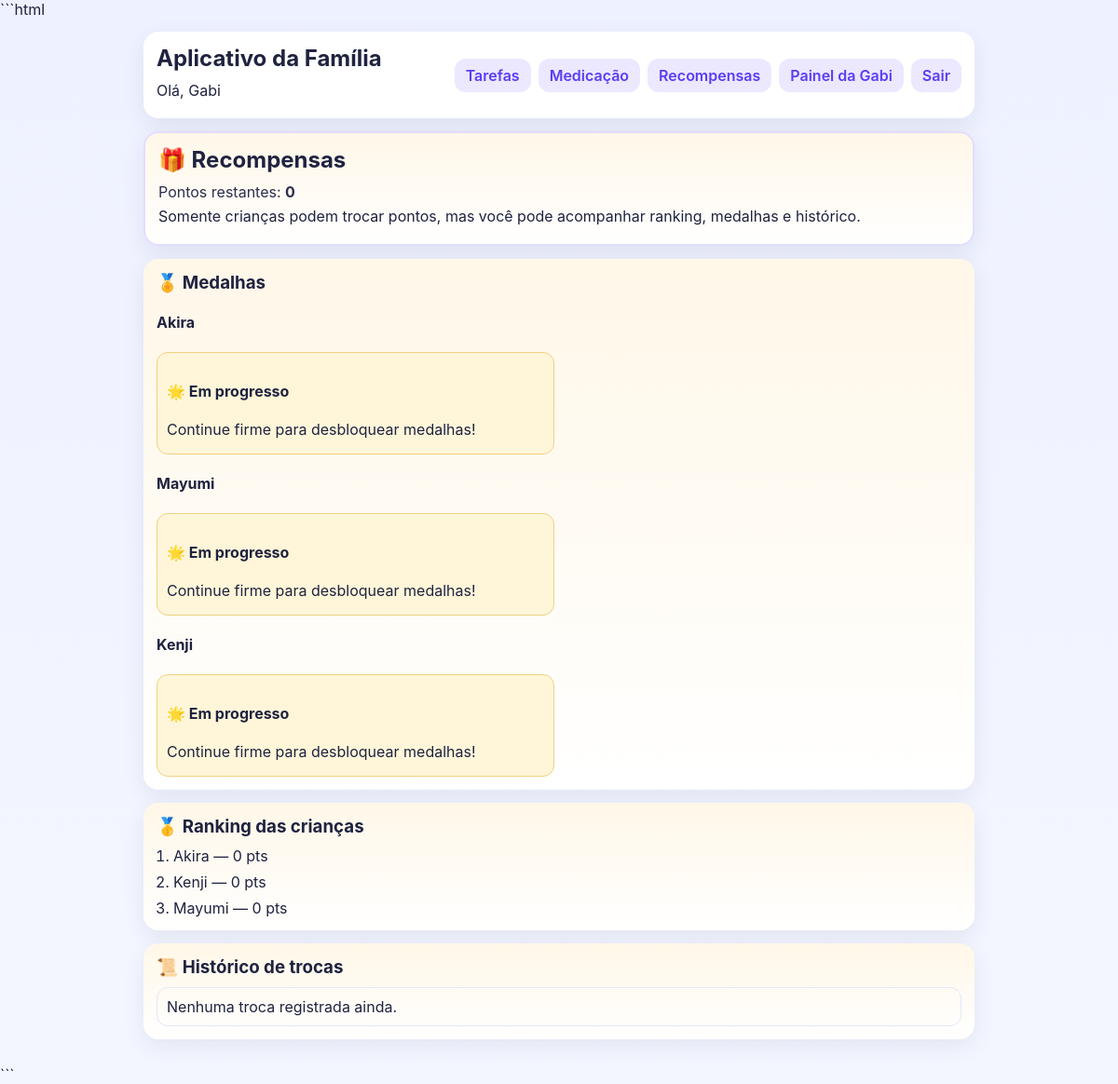
The app's page /recompensas (signed in) with its own data.
### tables this page shows
CREATE TABLE usuarios (
            id INTEGER PRIMARY KEY AUTOINCREMENT,
            nome TEXT UNIQUE,
            senha TEXT,
            pontuacao INTEGER DEFAULT 0
        );

### app.py (the view, shortened to what this page needs)
@app.route("/recompensas", methods=["GET", "POST"])
@login_obrigatorio
def recompensas():
    usuario = usuario_logado()
    mensagem = None
    erro = None
    conn = conectar()
    cur = conn.cursor()
    cur.execute("SELECT nome, pontuacao FROM usuarios WHERE nome IN (?, ?, ?) ORDER BY pontuacao DESC, nome ASC", tuple(CRIANCAS))
    ranking = cur.fetchall()
    medalhas = []
    medalhas_por_crianca = {}
    if eh_crianca(usuario):
        medalhas = obter_medalhas_crianca(cur, usuario)
        cur.execute("SELECT * FROM trocas_recompensas WHERE usuario = ? ORDER BY id DESC", (usuario,))
    elif eh_admin():
        for nome in CRIANCAS:
            medalhas_por_crianca[nome] = obter_medalhas_crianca(cur, nome)
        cur.execute("SELECT * FROM trocas_recompensas ORDER BY id DESC")
    else:
        cur.execute("SELECT * FROM trocas_recompensas WHERE 1=0")
    historico = cur.fetchall()
    pontos_restantes = obter_pontuacao_usuario(usuario)
    conn.close()
    return render_template(
        "recompensas.html",
        recompensas=RECOMPENSAS,
        ranking=ranking,
        mensagem=mensagem,
        erro=erro,
        historico=historico,
        pontos_restantes=pontos_restantes,
        medalhas=medalhas,
        medalhas_por_crianca=medalhas_por_crianca,
        eh_crianca=eh_crianca(usuario),
        eh_admin=eh_admin(),
    )

### app.py (called while the page is built)
def conectar():
    conn = sqlite3.connect("familia.db")
    conn.row_factory = sqlite3.Row
    return conn

def usuario_logado():
    return session.get("usuario")

def eh_admin():
    return usuario_logado() == USUARIO_ADMIN

def eh_crianca(nome):
    return nome in CRIANCAS

def login_obrigatorio(func):
    @wraps(func)
    def wrapper(*args, **kwargs):
        if not usuario_logado():
            return redirect(url_for("login"))
        return func(*args, **kwargs)
    return wrapper

def hoje_sigla():
    return DIAS_SEMANA[datetime.now().weekday()]

def hoje_data_iso():
    return datetime.now().strftime("%Y-%m-%d")

def obter_pontuacao_usuario(nome):
    conn = conectar()
    cur = conn.cursor()
    cur.execute("SELECT pontuacao FROM usuarios WHERE nome = ?", (nome,))
    row = cur.fetchone()
    conn.close()
    return row["pontuacao"] if row else 0

def calcular_sequencia_tarefas(cur, usuario):
    cur.execute(
        "SELECT DISTINCT data_evento FROM eventos_habitos WHERE usuario = ? AND tipo = 'tarefa' ORDER BY data_evento DESC",
        (usuario,),
    )
    datas = {row["data_evento"] for row in cur.fetchall()}
    sequencia = 0
    dia = datetime.now().date()
    while dia.strftime("%Y-%m-%d") in datas:
        sequencia += 1
        dia = dia - timedelta(days=1)
    return sequencia

def tomou_remedio_corretamente_hoje(cur, usuario):
    dia_atual = hoje_sigla()
    hoje_iso = hoje_data_iso()
    cur.execute("SELECT * FROM medicacoes WHERE usuario = ?", (usuario,))
    meds = [m for m in cur.fetchall() if agendado_hoje(m["recorrencia"], m["dias_semana"], dia_atual)]
    if not meds:
        return False
    return all((m["ultima_tomada_data"] or "") == hoje_iso for m in meds)

def obter_medalhas_crianca(cur, usuario):
    medalhas = []
    sequencia = calcular_sequencia_tarefas(cur, usuario)
    if sequencia >= 7:
        medalhas.append({"nome": "🔥 Herói da Rotina", "descricao": "7 dias seguidos de tarefas concluídas!"})
    if tomou_remedio_corretamente_hoje(cur, usuario):
        medalhas.append({"nome": "💊 Mestre do Remédio", "descricao": "Tomou os remédios certinhos hoje!"})
    if not medalhas:
        medalhas.append({"nome": "🌟 Em progresso", "descricao": "Continue firme para desbloquear medalhas!"})
    return medalhas

@app.context_processor
def variaveis_globais():
    return {"usuario_logado": usuario_logado(), "eh_admin": eh_admin(), "eh_crianca": eh_crianca(usuario_logado() or "")}

### templates/recompensas.html (shortened to what this page needs)
{% extends "base.html" %}
{% block content %}
<section class="card destaque infantil">
    <h2>🎁 Recompensas</h2>
    <p class="pontos">Pontos restantes: <strong>{{ pontos_restantes }}</strong></p>
    {% if eh_crianca %}
    <div class="recompensas-grid">
        {% for chave, premio in recompensas.items() %}
        <form method="post" class="card premio-card">
            <h3>{{ premio['nome'] }}</h3>
            <p><strong>{{ premio['pontos'] }} pontos</strong></p>
            <input type="hidden" name="premio" value="{{ chave }}">
            <button type="submit">Trocar pontos</button>
        </form>
        {% endfor %}
    </div>
    {% else %}
    <p>Somente crianças podem trocar pontos, mas você pode acompanhar ranking, medalhas e histórico.</p>
    {% endif %}
</section>
<section class="card infantil">
    <h3>🏅 Medalhas</h3>
    {% if eh_admin %}
        {% for nome, medalhas_da_crianca in medalhas_por_crianca.items() %}
        <h4>{{ nome }}</h4>
        <div class="medalhas-grid">
            {% for medalha in medalhas_da_crianca %}
            <article class="medalha">
                <h4>{{ medalha['nome'] }}</h4>
                <p>{{ medalha['descricao'] }}</p>
            </article>
            {% endfor %}
        </div>
        {% endfor %}
    {% endif %}
</section>
<section class="card infantil">
    <h3>🥇 Ranking das crianças</h3>
    <ol class="ranking">
        {% for crianca in ranking %}
        <li>{{ crianca['nome'] }} — {{ crianca['pontuacao'] }} pts</li>
        {% endfor %}
    </ol>
</section>
<section class="card infantil">
    <h3>📜 Histórico de trocas</h3>
    <ul class="listagem compacta">
        {% for troca in historico %}
        <li>{{ troca['data_troca'] }} • {{ troca['usuario'] }} • {{ troca['recompensa'] }} (-{{ troca['pontos_gastos'] }} pts)</li>
        {% else %}
        <li>Nenhuma troca registrada ainda.</li>
        {% endfor %}
    </ul>
</section>
{% endblock %}

### templates/base.html (shortened to what this page needs)
<!DOCTYPE html>
<html lang="pt-BR">
<head>
    <link rel="stylesheet" href="{{ url_for('static', filename='styles.css') }}">
</head>
<body>
    <div class="app-shell">
        <nav class="topbar">
            <div>
                <h1>Aplicativo da Família</h1>
                {% if usuario_logado %}
                <p>Olá, {{ usuario_logado }}</p>
                {% endif %}
            </div>
            {% if usuario_logado %}
            <div class="menu">
                <a href="{{ url_for('tarefas') }}">Tarefas</a>
                <a href="{{ url_for('medicacao') }}">Medicação</a>
                <a href="{{ url_for('recompensas') }}">Recompensas</a>
                {% if eh_admin %}
                <a href="{{ url_for('painel_gabi') }}">Painel da Gabi</a>
                {% endif %}
                <a href="{{ url_for('logout') }}">Sair</a>
            </div>
            {% endif %}
        </nav>
        <main>
            {% block content %}{% endblock %}
        </main>
    </div>
</body>
</html>

### static/styles.css (style rules this page uses)
:root { --bg: #f4f6ff; --card: #ffffff; --text: #1f2340; --muted: #61679a; --brand: #5b3df5; --ok: #1f9d5b; --danger: #d23f57; }
* { box-sizing: border-box; }
body { margin: 0; font-family: Inter, system-ui, -apple-system, Segoe UI, Roboto, Arial, sans-serif; background: linear-gradient(180deg, #eef1ff 0%, var(--bg) 100%); color: var(--text); }
.app-shell { width: min(100%, 920px); margin: 0 auto; padding: 14px; }
.topbar { background: var(--card); border-radius: 16px; padding: 14px; margin-bottom: 14px; display: flex; justify-content: space-between; gap: 10px; flex-wrap: wrap; box-shadow: 0 8px 24px rgba(24, 32, 71, 0.08); }
h1, h2, h3 { margin: 0 0 10px; }
p { margin: 6px 0; }
.menu { display: flex; gap: 8px; flex-wrap: wrap; align-items: center; }
.menu a { text-decoration: none; color: var(--brand); font-weight: 600; background: #ebe8ff; border-radius: 12px; padding: 8px 12px; }
.card { background: var(--card); border-radius: 16px; padding: 14px; margin-bottom: 14px; box-shadow: 0 8px 24px rgba(24, 32, 71, 0.08); }
.destaque { border: 2px solid #e3ddff; }
.listagem { list-style: none; padding: 0; margin: 0; display: grid; gap: 10px; }
.listagem li { border: 1px solid #e4e7fa; border-radius: 12px; padding: 10px; display: flex; justify-content: space-between; align-items: center; gap: 8px; }
.listagem.compacta li { display: block; }
.ranking { margin: 0; padding-left: 18px; display: grid; gap: 8px; }
.pontos { font-size: 1rem; color: #2c2f4f; }
.infantil { background: linear-gradient(180deg, #fff7e8 0%, #fff 100%); }
.medalhas-grid { display: grid; grid-template-columns: repeat(2, minmax(220px, 1fr)); gap: 10px; }
.medalha { background: #fff6d9; border: 1px solid #f0d180; border-radius: 12px; padding: 10px; }

### records on screen
usuarios: nome "Gabi"
usuarios: nome "Akira", pontuacao "0"
usuarios: nome "Kenji", pontuacao "0"
usuarios: nome "Mayumi", pontuacao "0"

### other values on screen
{{ pontos_restantes }} "0"
{{ nome }} "Akira" "Mayumi" "Kenji"
{{ medalha['nome'] }} "🌟 Em progresso" "🌟 Em progresso" "🌟 Em progresso"
{{ medalha['descricao'] }} "Continue firme para desbloquear medalhas!" "Continue firme para desbloquear medalhas!" "Continue firme para desbloquear medalhas!"
